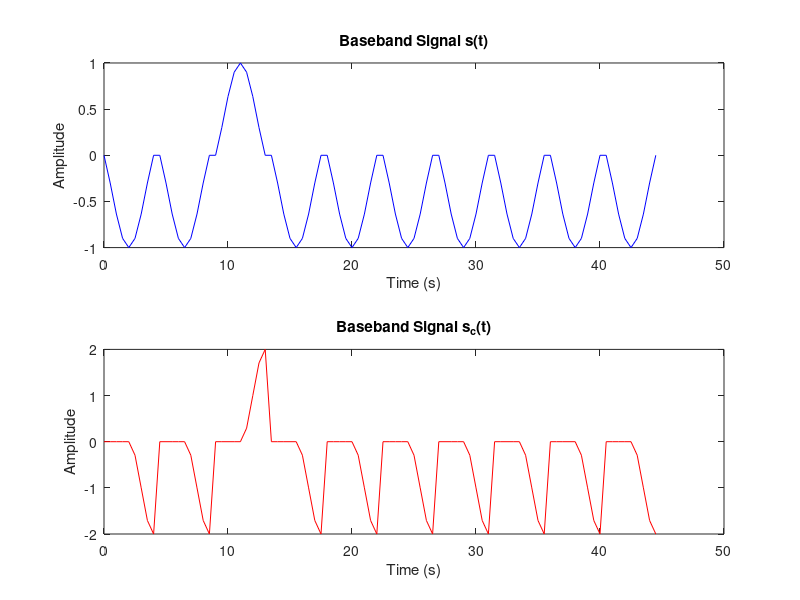
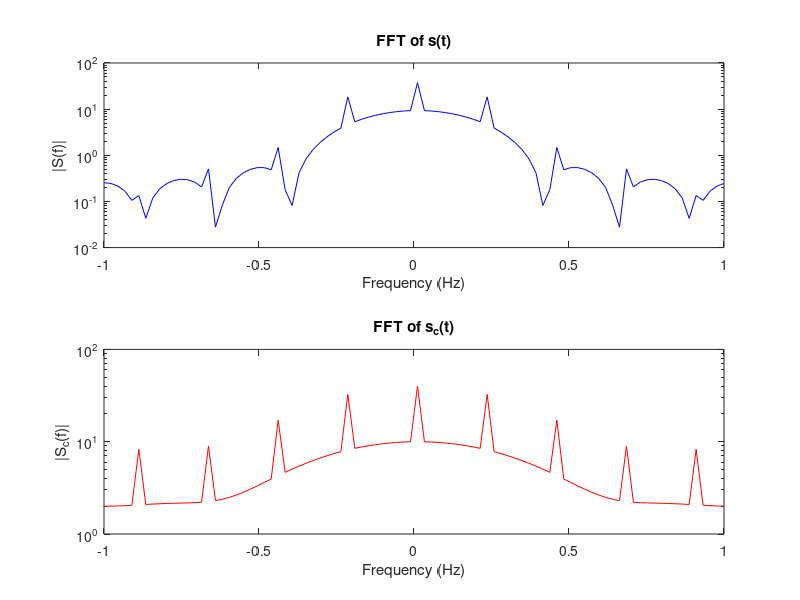

The MATLAB script that drew these images, in order:
% Homework 2 - Baseband Modulation

%% Step 1: Generate Random Bit Sequence
rng(208001821); % Replace RUID with your actual Rutgers ID
bb = randi([0 1], 1, 1000); % Generate 1000 random bits

%% Step 2: Generate Baseband Signals
T = 2; Ts = 0.5; fs = 1/Ts;
t = -T:Ts:T; % Time vector

p_t = sinc(t/T); % Sinc pulse
pc_t = (1 - cos(pi * t / T)) .* (t >= 0 & t <= T); % Given pulse

s_t = []; s_c_t = [];
for i = 1:10
    if bb(i) == 1
        s_t = [s_t, p_t]; s_c_t = [s_c_t, pc_t];
    else
        s_t = [s_t, -p_t]; s_c_t = [s_c_t, -pc_t];
    end
end
t_plot = 0:Ts:(length(s_t)-1)*Ts;

%% Step 3: Plot Signals
figure;
subplot(2,1,1); plot(t_plot, s_t, 'b');
xlabel('Time (s)'); ylabel('Amplitude'); title('Baseband Signal s(t)');
subplot(2,1,2); plot(t_plot, s_c_t, 'r');
xlabel('Time (s)'); ylabel('Amplitude'); title('Baseband Signal s_c(t)');

%% Step 4: Compute FFT
N = length(s_t);
S_f = fftshift(abs(fft(s_t, N))); S_c_f = fftshift(abs(fft(s_c_t, N)));
freq = linspace(-fs/2, fs/2, N);

figure;
subplot(2,1,1); semilogy(freq, S_f, 'b');
xlabel('Frequency (Hz)'); ylabel('|S(f)|'); title('FFT of s(t)');
subplot(2,1,2); semilogy(freq, S_c_f, 'r');
xlabel('Frequency (Hz)'); ylabel('|S_c(f)|'); title('FFT of s_c(t)');

%% Step 5: Compute Bandwidth and Energy
P_s = S_f.^2; P_sc = S_c_f.^2;
P_s_half = max(P_s) / 2; P_sc_half = max(P_sc) / 2;

bw_3dB_s = freq(find(P_s >= P_s_half, 1, 'last')) - freq(find(P_s >= P_s_half, 1, 'first'));
bw_3dB_sc = freq(find(P_sc >= P_sc_half, 1, 'last')) - freq(find(P_sc >= P_sc_half, 1, 'first'));

P_s_total = sum(P_s); P_sc_total = sum(P_sc);
P_s_cumsum = cumsum(P_s) / P_s_total; P_sc_cumsum = cumsum(P_sc) / P_sc_total;
bw_99_s = freq(find(P_s_cumsum >= 0.99, 1, 'first')) - freq(find(P_s_cumsum >= 0.01, 1, 'first'));
bw_99_sc = freq(find(P_sc_cumsum >= 0.99, 1, 'first')) - freq(find(P_sc_cumsum >= 0.01, 1, 'first'));

E_s_f = sum(P_s) * (fs / N); E_sc_f = sum(P_sc) * (fs / N);

disp(['3dB BW s(t): ', num2str(bw_3dB_s)]);
disp(['3dB BW s_c(t): ', num2str(bw_3dB_sc)]);
disp(['99% BW s(t): ', num2str(bw_99_s)]);
disp(['99% BW s_c(t): ', num2str(bw_99_sc)]);
disp(['Energy from FFT s(t): ', num2str(E_s_f)]);
disp(['Energy from FFT s_c(t): ', num2str(E_sc_f)]);
